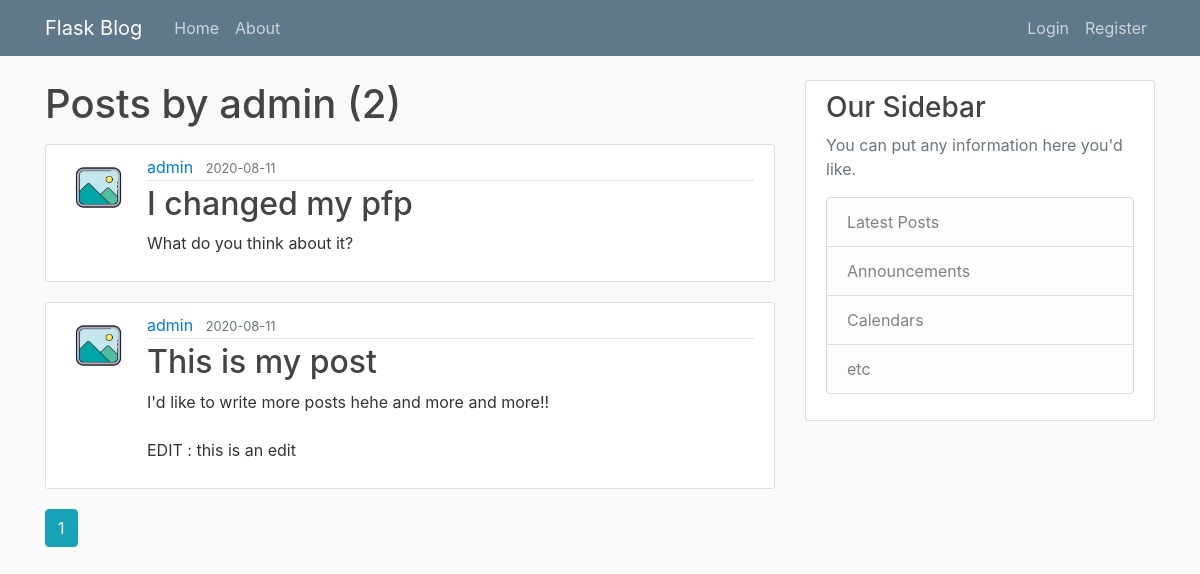
Screenshot of /user/admin with the database file from the repository.
### fbmodules/models.py (models this page shows, shortened)
class User(db.Model, UserMixin):
    id = db.Column(db.Integer, primary_key=True)
    username = db.Column(db.String(20), unique=True, nullable=False)
    email = db.Column(db.String(120), unique=True, nullable=False)
    image_file = db.Column(db.String(20), nullable=False, default='default_icon.png')
    password = db.Column(db.String(60), unique=True, nullable=False)
    posts = db.relationship('Post', backref='author', lazy=True)

class Post(db.Model):
    id = db.Column(db.Integer, primary_key=True)
    title = db.Column(db.String(100), nullable=False)
    date_post = db.Column(db.DateTime, nullable=False, default=datetime.utcnow)
    content = db.Column(db.Text, nullable=False)
    user_id = db.Column(db.Integer, db.ForeignKey('user.id'), nullable=False)

### fbmodules/routes.py (the view)
@app.route("/user/<string:username>")
def user_posts(username):
    page = request.args.get('page', 1, type=int)
    user = User.query.filter_by(username=username).first_or_404()
    posts = Post.query.filter_by(author=user) \
        .order_by(Post.date_post.desc()) \
        .paginate(page=page, per_page=5)
    return render_template('user_posts.html', posts=posts, user=user)

### fbmodules/templates/user_posts.html
{%  extends "layout.html" %}
{% block content %}
    <h1 class="mb-3">Posts by {{ user.username }} ({{ posts.total }})</h1>
    {%  for post in posts.items %}
        <article class="media content-section">
        <img class="rounded-circle article-img" src="{{ url_for('static', filename='profile_pictures/' + post.author.image_file) }}">
          <div class="media-body">
            <div class="article-metadata">
              <a class="mr-2" href="{{ url_for('user_posts', username=post.author.username) }}">{{ post.author.username }}</a>
              <small class="text-muted">{{ post.date_post.strftime('%Y-%m-%d') }}</small>
            </div>
            <h2><a class="article-title" href="{{ url_for('show_post', post_id=post.id) }}">{{ post.title }}</a></h2>
            <p class="article-content">{{ post.content }}</p>
          </div>
        </article>
    {%  endfor %}
    {% for page_num in posts.iter_pages(left_edge=1, right_edge=1, left_current=1, right_current=2) %}
        {% if page_num %}
            {% if posts.page==page_num %}
                <a class="btn btn-info mb-4" href="{{ url_for('user_posts', username=user.username, page=page_num) }}">{{ page_num }}</a>
            {% else %}
                <a class="btn btn-outline-info mb-4" href="{{ url_for('user_posts', username=user.username, page=page_num) }}">{{ page_num }}</a>
            {% endif %}
        {% else %}
            ...
        {% endif %}
    {% endfor %}
{% endblock content %}

### fbmodules/templates/layout.html (shortened to what this page needs)
<!DOCTYPE html>
<html lang="en">
<head>
    <link rel="stylesheet" href="https://stackpath.bootstrapcdn.com/bootstrap/4.5.0/css/bootstrap.min.css">
    <link rel="stylesheet" type="text/css" href="{{ url_for('static', filename='main.css') }}">
</head>
<body>
    <header class="site-header">
      <nav class="navbar navbar-expand-md navbar-dark bg-steel fixed-top">
        <div class="container">
          <a class="navbar-brand mr-4" href="/">Flask Blog</a>
          <div class="collapse navbar-collapse" id="navbarToggle">
            <div class="navbar-nav mr-auto">
              <a class="nav-item nav-link" href="{{ url_for('home') }}">Home</a>
              <a class="nav-item nav-link" href="{{ url_for('about') }}">About</a>
            </div>
            <div class="navbar-nav">
                {% if current_user.is_authenticated %}
                    <a class="nav-item nav-link" href="{{ url_for('new_post') }}">New Post</a>
                    <a class="nav-item nav-link" href="{{ url_for('account') }}">My account</a>
                    <a class="nav-item nav-link" href="{{ url_for('logout') }}">Logout</a>
                {% else %}
              <a class="nav-item nav-link" href="{{ url_for('login') }}">Login</a>
              <a class="nav-item nav-link" href="{{ url_for('register') }}">Register</a>
                {% endif %}
            </div>
          </div>
        </div>
      </nav>
    </header>
    <main role="main" class="container">
      <div class="row">
        <div class="col-md-8">
          {% block content %}{% endblock %}
        </div>
        <div class="col-md-4">
          <div class="content-section">
            <h3>Our Sidebar</h3>
            <p class='text-muted'>You can put any information here you'd like.
              <ul class="list-group">
                <li class="list-group-item list-group-item-light">Latest Posts</li>
                <li class="list-group-item list-group-item-light">Announcements</li>
                <li class="list-group-item list-group-item-light">Calendars</li>
                <li class="list-group-item list-group-item-light">etc</li>
              </ul>
            </p>
          </div>
        </div>
      </div>
    </main>
</body>
</html>

### fbmodules/static/main.css (style rules this page uses)
body { background: #fafafa; color: #333333; margin-top: 5rem; }
h1, h2, h3, h4, h5, h6 { color: #444444; }
.bg-steel { background-color: #5f788a; }
.site-header .navbar-nav .nav-link { color: #cbd5db; }
.content-section { background: #ffffff; padding: 10px 20px; border: 1px solid #dddddd; border-radius: 3px; margin-bottom: 20px; }
.article-title { color: #444444; }
.article-content { white-space: pre-line; }
.article-img { height: 65px; width: 65px; margin-right: 16px; }
.article-metadata { padding-bottom: 1px; margin-bottom: 4px; border-bottom: 1px solid #e3e3e3 }

### rows the page displays
User: username "admin"
Post: image_file (picture), author.username "admin", date_post "2020-08-11", title "I changed my pfp", content "What do you think about it?"
Post: image_file (picture), author.username "admin", date_post "2020-08-11", title "This is my post", content "I'd like to write more posts hehe and more and more!! EDIT : this is an edit"

### other values shown
{{ posts.total }} "2"
{{ page_num }} "1"
